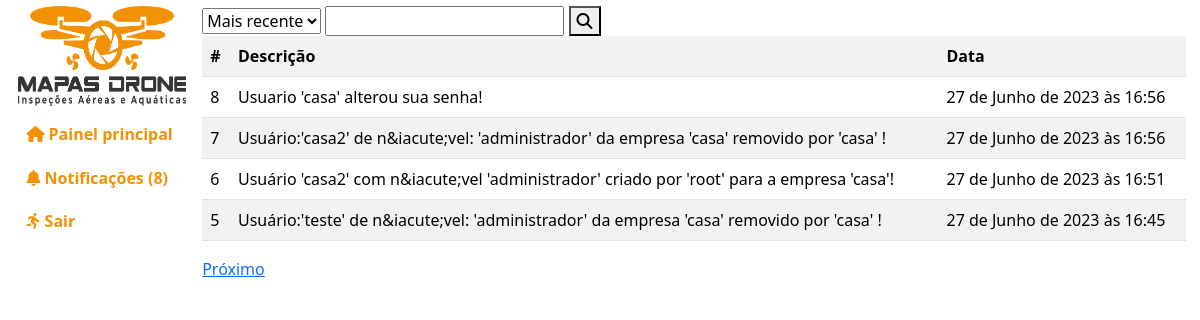
Before: /administracao/notificacoes/ (signed in) with the older database file.
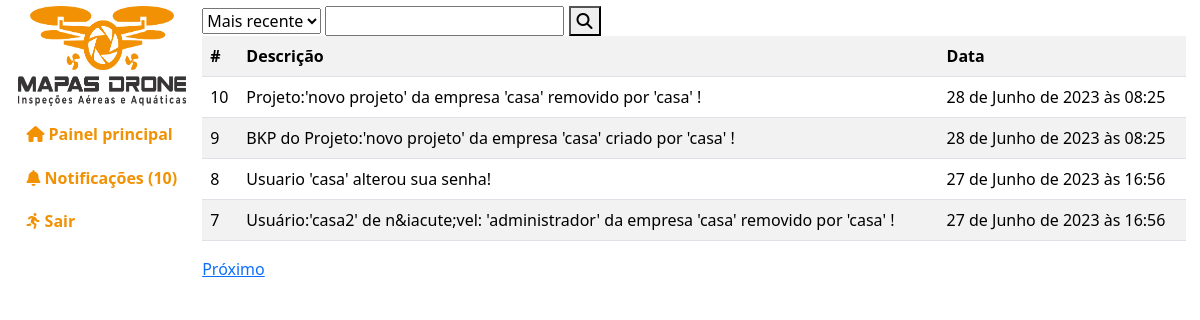
After: the same page with the newer database file.
### empresa/models.py (models this page shows, shortened)
class Notificacoes(models.Model):
    descricao = models.TextField(default="")
    visto = models.BooleanField(default=0)
    data = models.DateTimeField(default=timezone.now)
    class Meta:
        db_table = "notificacoes"
        verbose_name = "Notificacao"
        verbose_name_plural = "Notificacoes"
        ordering = ["-id"]

### administracao/views.py (the view)
# urls.py: path("notificacoes/", views.notificacoes),
def notificacoes(request):
    if request.user.is_authenticated:
        if not request.user.is_superuser:
            notificacoes = pega_notificacoes()
        else:
            notificacoes = pega_notificacoes()
        if request.method == "POST":
            if request.POST.get("pesquisa"):
                notificacoes = notificacoes.filter(
                    descricao__contains=request.POST.get("pesquisa"))
            if request.POST.get("ordem") == '2':
                notificacoes = notificacoes.order_by("id")
        pages = paginacao(request, data=notificacoes, qtd_pagina=4)
        update_notificacoes(notificacoes)
        context = {"notificacoes": notificacoes, "pages": pages}
        return render(request, "administracao/public/notificacoes.html", context)
    return redirect("/")

### administracao/views.py (called while the page is built)
def pega_notificacoes(ordem="last"):
    notificacoes = Notificacoes.objects.all()
    return notificacoes

def update_notificacoes(notificacoes):
    for n in notificacoes:
        up = Notificacoes.objects.filter(id=n.id)
        up.update(visto=1)

### index/funcoes.py (called while the page is built)
def paginacao(request, data, qtd_pagina):
    paginacao = Paginator(data, qtd_pagina)
    page_num = request.GET.get('page')
    page = paginacao.get_page(page_num)
    return page

### templates/administracao/public/notificacoes.html (shortened to what this page needs)
{% extends 'base.html' %}
{% load static %}
{% load django_bootstrap5 %}
{% block css %}
<link rel="stylesheet" href="{% static 'index/css/administracao.css' %}">
{% endblock %}
{% block ld %}
{% if notificacoes %}
<div class="filtro">
    <form action="" method="post">
        <select name="ordem" id="ordem">
            <option value="1">Mais recente</option>
        </select>
        <input type="search" name="pesquisa" id="pesquisa" />
        <button>
            <i class="fa-solid fa-magnifying-glass"></i>
        </button>
    </form>
</div>
<table class="table table-striped">
    <tr>
        <th>#</th>
        <th>Descri&ccedil;&atilde;o</th>
        <th>Data</th>
    </tr>
    {% for page in pages %}
        <tr>
            <td>{{page.id}}</td>
            <td>{{page.descricao}}</td>
            <td>{{page.data}}</td>
        </tr>
    {% endfor %}
</table>
{% if pages.has_next %}
<a href="?page={{pages.next_page_number}}">Pr&oacute;ximo</a>
{% endif %}
{% else %}
<div class="alert alert-danger">Sem notifica&ccedil;&otilde;es</div>
{% endif %}
{% endblock %}

### templates/base.html (shortened to what this page needs)
{% load static %}
{% load django_bootstrap5 %}
<!DOCTYPE html>
<html lang="pt-BR">
<head>
    {% bootstrap_css %}
    <link rel="stylesheet" href="{% static 'index/css/all.min.css' %}" />
    <link rel="stylesheet" href="{% static 'index/css/index.css' %}" />
    {% block css %}
    {% endblock %}
</head>
<body>
    <div class="le">
        {% block le %}
            {% include 'administracao/lateral-esquerda.html' %}
        {% endblock %}
    </div>
    <div class="ld">
        {% block ld %}
        {% endblock %}
    </div>
</body>
</html>

### templates/administracao/lateral-esquerda.html (shortened to what this page needs)
{% load static %}
<div class="lateral-esquerda">
    <div class="logo">
        <img src="{% static 'index/images/logo.png' %}" width="100%" height="100" alt="">
    </div>
    <a href="/">
        <i class="fa-solid fa-house"></i>
        <span>Painel principal</span>
    </a>
    <a href="/administracao/notificacoes/">
        <i class="fa-solid fa-bell"></i>
        <span>Notifica&ccedil;&otilde;es ({{notificacoes|length}})</span>
    </a>
    <a href="{% url 'logout-index' %}">
        <i class="fa-solid fa-person-running"></i>
        <span>Sair</span>
    </a>
</div>

### index/static/index/css/index.css (style rules this page uses)
body { overflow:hidden; }

### index/static/index/css/administracao.css (style rules this page uses)
div.le, div.ld { display:inline-block; height: 100vh; padding:0.5%; overflow: auto; }
div.le { width: 15%; border-radius:10px; margin-left:1%; }
div.le div.logo { margin-bottom: 5%; }
div.le a { display: block; height:40px; line-height: 40px; margin-bottom:2%; padding-left:5%; font-weight: bold; color:#f19103; text-decoration:none; }
div.ld { width: 83%; background-color:#fff; }

Changed rows visible on the page:
no longer on this page (row edited): Notificacoes: id "6", descricao "Usuário 'casa2' com n&iacute;vel 'administrador' criado por 'root' para a empresa 'casa'!", data "27 de Junho de 2023 às 16:51"
no longer on this page (row edited): Notificacoes: id "5", descricao "Usuário:'teste' de n&iacute;vel: 'administrador' da empresa 'casa' removido por 'casa' !", data "27 de Junho de 2023 às 16:45"
added Notificacoes: id "10", descricao "Projeto:'novo projeto' da empresa 'casa' removido por 'casa' !", data "28 de Junho de 2023 às 08:25"
added Notificacoes: id "9", descricao "BKP do Projeto:'novo projeto' da empresa 'casa' criado por 'casa' !", data "28 de Junho de 2023 às 08:25"
Other visible differences:
{{ notificacoes|length }}: "8" → "10"
